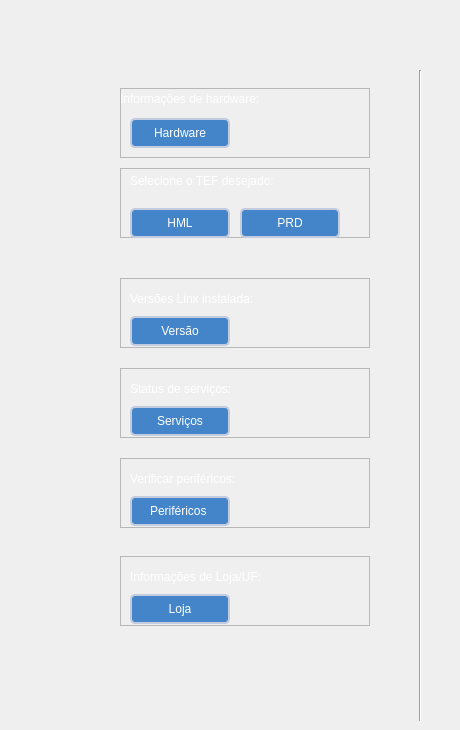
  <widget class="QWidget" name="page_2_linx">
   <widget class="QFrame" name="frame">
    <property name="geometry">
     <rect>
      <x>120</x>
      <y>88</y>
      <width>250</width>
      <height>70</height>
     </rect>
    </property>
    <property name="minimumSize">
     <size>
      <width>250</width>
      <height>50</height>
     </size>
    </property>
    <property name="maximumSize">
     <size>
      <width>250</width>
      <height>70</height>
     </size>
    </property>
    <property name="sizeIncrement">
     <size>
      <width>250</width>
      <height>70</height>
     </size>
    </property>
    <property name="frameShape">
     <enum>QFrame::StyledPanel</enum>
    </property>
    <property name="frameShadow">
     <enum>QFrame::Raised</enum>
    </property>
    <widget class="QLabel" name="label_hardware_2">
     <property name="geometry">
      <rect>
       <x>0</x>
       <y>0</y>
       <width>230</width>
       <height>22</height>
      </rect>
     </property>
     <property name="styleSheet">
      <string notr="true">font: 700 14pt &quot;Segoe UI&quot;;
color: rgb(255, 255, 255);</string>
     </property>
     <property name="text">
      <string>Informações de hardware:</string>
     </property>
    </widget>
    <widget class="QPushButton" name="btn_hardware_2">
     <property name="enabled">
      <bool>true</bool>
     </property>
     <property name="geometry">
      <rect>
       <x>10</x>
       <y>30</y>
       <width>100</width>
       <height>30</height>
      </rect>
     </property>
     <property name="minimumSize">
      <size>
       <width>100</width>
       <height>30</height>
      </size>
     </property>
     <property name="maximumSize">
      <size>
       <width>100</width>
       <height>30</height>
      </size>
     </property>
     <property name="styleSheet">
      <string notr="true">QPushButton {
	background-color: rgb(67, 133, 200);
	border: 2px solid #c3ccdf;
	color: rgb(255, 255, 255);
	border-radius: 5px;
}
QPushButton:hover {
	background-color: rgb(85, 170, 255);
}
QPushButton:pressed {
	background-color: rgb(0, 0, 0);
}</string>
     </property>
     <property name="text">
      <string>Hardware</string>
     </property>
     <property name="icon">
      <iconset>
       <normaloff>../images/icons/hard-drive.svg</normaloff>../images/icons/hard-drive.svg</iconset>
     </property>
     <property name="iconSize">
      <size>
       <width>20</width>
       <height>18</height>
      </size>
     </property>
    </widget>
   </widget>
   <widget class="QFrame" name="frame_7">
    <property name="geometry">
     <rect>
      <x>120</x>
      <y>168</y>
      <width>250</width>
      <height>70</height>
     </rect>
    </property>
    <property name="minimumSize">
     <size>
      <width>250</width>
      <height>70</height>
     </size>
    </property>
    <property name="maximumSize">
     <size>
      <width>250</width>
      <height>70</height>
     </size>
    </property>
    <property name="frameShape">
     <enum>QFrame::StyledPanel</enum>
    </property>
    <property name="frameShadow">
     <enum>QFrame::Raised</enum>
    </property>
    <widget class="QLabel" name="label_tef_2">
     <property name="geometry">
      <rect>
       <x>10</x>
       <y>0</y>
       <width>241</width>
       <height>26</height>
      </rect>
     </property>
     <property name="styleSheet">
      <string notr="true">font: 700 14pt &quot;Segoe UI&quot;;
color: rgb(255, 255, 255);</string>
     </property>
     <property name="text">
      <string>Selecione o TEF desejado:</string>
     </property>
    </widget>
    <widget class="QPushButton" name="btn_prd_2">
     <property name="geometry">
      <rect>
       <x>120</x>
       <y>40</y>
       <width>100</width>
       <height>30</height>
      </rect>
     </property>
     <property name="minimumSize">
      <size>
       <width>100</width>
       <height>30</height>
      </size>
     </property>
     <property name="maximumSize">
      <size>
       <width>100</width>
       <height>30</height>
      </size>
     </property>
     <property name="styleSheet">
      <string notr="true">QPushButton {
	background-color: rgb(67, 133, 200);
	border: 2px solid #c3ccdf;
	color: rgb(255, 255, 255);
	border-radius: 5px;
}
QPushButton:hover {
	background-color: rgb(85, 170, 255);
}
QPushButton:pressed {
	background-color: rgb(0, 0, 0);
}</string>
     </property>
     <property name="text">
      <string>PRD</string>
     </property>
     <property name="icon">
      <iconset>
       <normaloff>../images/icons/Lane3000.png</normaloff>../images/icons/Lane3000.png</iconset>
     </property>
     <property name="iconSize">
      <size>
       <width>27</width>
       <height>29</height>
      </size>
     </property>
    </widget>
    <widget class="QPushButton" name="btn_hml_2">
     <property name="geometry">
      <rect>
       <x>10</x>
       <y>40</y>
       <width>100</width>
       <height>30</height>
      </rect>
     </property>
     <property name="minimumSize">
      <size>
       <width>100</width>
       <height>30</height>
      </size>
     </property>
     <property name="maximumSize">
      <size>
       <width>100</width>
       <height>30</height>
      </size>
     </property>
     <property name="styleSheet">
      <string notr="true">QPushButton {
	background-color: rgb(67, 133, 200);
	border: 2px solid #c3ccdf;
	color: rgb(255, 255, 255);
	border-radius: 5px;
}
QPushButton:hover {
	background-color: rgb(85, 170, 255);
}
QPushButton:pressed {
	background-color: rgb(0, 0, 0);
}</string>
     </property>
     <property name="text">
      <string>HML</string>
     </property>
     <property name="icon">
      <iconset>
       <normaloff>../images/icons/Lane3000.png</normaloff>../images/icons/Lane3000.png</iconset>
     </property>
     <property name="iconSize">
      <size>
       <width>27</width>
       <height>29</height>
      </size>
     </property>
    </widget>
   </widget>
   <widget class="QFrame" name="frame_8">
    <property name="geometry">
     <rect>
      <x>120</x>
      <y>278</y>
      <width>250</width>
      <height>70</height>
     </rect>
    </property>
    <property name="minimumSize">
     <size>
      <width>250</width>
      <height>70</height>
     </size>
    </property>
    <property name="maximumSize">
     <size>
      <width>250</width>
      <height>70</height>
     </size>
    </property>
    <property name="frameShape">
     <enum>QFrame::StyledPanel</enum>
    </property>
    <property name="frameShadow">
     <enum>QFrame::Raised</enum>
    </property>
    <widget class="QLabel" name="label_version_2">
     <property name="geometry">
      <rect>
       <x>10</x>
       <y>10</y>
       <width>230</width>
       <height>22</height>
      </rect>
     </property>
     <property name="styleSheet">
      <string notr="true">font: 700 14pt &quot;Segoe UI&quot;;
color: rgb(255, 255, 255);</string>
     </property>
     <property name="text">
      <string>Versões Linx instalada:</string>
     </property>
    </widget>
    <widget class="QPushButton" name="btn_version_2">
     <property name="geometry">
      <rect>
       <x>10</x>
       <y>38</y>
       <width>100</width>
       <height>30</height>
      </rect>
     </property>
     <property name="minimumSize">
      <size>
       <width>100</width>
       <height>30</height>
      </size>
     </property>
     <property name="maximumSize">
      <size>
       <width>100</width>
       <height>30</height>
      </size>
     </property>
     <property name="styleSheet">
      <string notr="true">QPushButton {
	background-color: rgb(67, 133, 200);
	border: 2px solid #c3ccdf;
	color: rgb(255, 255, 255);
	border-radius: 5px;
}
QPushButton:hover {
	background-color: rgb(85, 170, 255);
}
QPushButton:pressed {
	background-color: rgb(0, 0, 0);
}</string>
     </property>
     <property name="text">
      <string>Versão</string>
     </property>
     <property name="icon">
      <iconset>
       <normaloff>linx.png</normaloff>linx.png</iconset>
     </property>
     <property name="iconSize">
      <size>
       <width>38</width>
       <height>25</height>
      </size>
     </property>
    </widget>
   </widget>
   <widget class="QFrame" name="frame_9">
    <property name="geometry">
     <rect>
      <x>120</x>
      <y>368</y>
      <width>250</width>
      <height>70</height>
     </rect>
    </property>
    <property name="minimumSize">
     <size>
      <width>250</width>
      <height>70</height>
     </size>
    </property>
    <property name="maximumSize">
     <size>
      <width>250</width>
      <height>70</height>
     </size>
    </property>
    <property name="frameShape">
     <enum>QFrame::StyledPanel</enum>
    </property>
    <property name="frameShadow">
     <enum>QFrame::Raised</enum>
    </property>
    <widget class="QLabel" name="label_servicos_2">
     <property name="geometry">
      <rect>
       <x>10</x>
       <y>10</y>
       <width>230</width>
       <height>22</height>
      </rect>
     </property>
     <property name="styleSheet">
      <string notr="true">font: 700 14pt &quot;Segoe UI&quot;;
color: rgb(255, 255, 255);</string>
     </property>
     <property name="text">
      <string>Status de serviços:</string>
     </property>
    </widget>
    <widget class="QPushButton" name="btn_servicos_2">
     <property name="geometry">
      <rect>
       <x>10</x>
       <y>38</y>
       <width>100</width>
       <height>30</height>
      </rect>
     </property>
     <property name="minimumSize">
      <size>
       <width>100</width>
       <height>30</height>
      </size>
     </property>
     <property name="maximumSize">
      <size>
       <width>100</width>
       <height>30</height>
      </size>
     </property>
     <property name="styleSheet">
      <string notr="true">QPushButton {
	background-color: rgb(67, 133, 200);
	border: 2px solid #c3ccdf;
	color: rgb(255, 255, 255);
	border-radius: 5px;
}
QPushButton:hover {
	background-color: rgb(85, 170, 255);
}
QPushButton:pressed {
	background-color: rgb(0, 0, 0);
}</string>
     </property>
     <property name="text">
      <string>Serviços</string>
     </property>
     <property name="icon">
      <iconset>
       <normaloff>../images/icons/cpu.svg</normaloff>../images/icons/cpu.svg</iconset>
     </property>
    </widget>
   </widget>
   <widget class="QFrame" name="frame_10">
    <property name="geometry">
     <rect>
      <x>120</x>
      <y>458</y>
      <width>250</width>
      <height>70</height>
     </rect>
    </property>
    <property name="minimumSize">
     <size>
      <width>250</width>
      <height>70</height>
     </size>
    </property>
    <property name="maximumSize">
     <size>
      <width>250</width>
      <height>70</height>
     </size>
    </property>
    <property name="frameShape">
     <enum>QFrame::StyledPanel</enum>
    </property>
    <property name="frameShadow">
     <enum>QFrame::Raised</enum>
    </property>
    <widget class="QLabel" name="label_perifericos_2">
     <property name="geometry">
      <rect>
       <x>10</x>
       <y>10</y>
       <width>230</width>
       <height>22</height>
      </rect>
     </property>
     <property name="styleSheet">
      <string notr="true">font: 700 14pt &quot;Segoe UI&quot;;
color: rgb(255, 255, 255);</string>
     </property>
     <property name="text">
      <string>Verificar periféricos:</string>
     </property>
    </widget>
    <widget class="QPushButton" name="btn_perifericos_2">
     <property name="geometry">
      <rect>
       <x>10</x>
       <y>38</y>
       <width>100</width>
       <height>30</height>
      </rect>
     </property>
     <property name="minimumSize">
      <size>
       <width>100</width>
       <height>30</height>
      </size>
     </property>
     <property name="maximumSize">
      <size>
       <width>100</width>
       <height>30</height>
      </size>
     </property>
     <property name="styleSheet">
      <string notr="true">QPushButton {
	background-color: rgb(67, 133, 200);
	border: 2px solid #c3ccdf;
	color: rgb(255, 255, 255);
	border-radius: 5px;
}
QPushButton:hover {
	background-color: rgb(85, 170, 255);
}
QPushButton:pressed {
	background-color: rgb(0, 0, 0);
}</string>
     </property>
     <property name="text">
      <string>Periféricos </string>
     </property>
     <property name="icon">
      <iconset>
       <normaloff>../images/icons/printer.svg</normaloff>../images/icons/printer.svg</iconset>
     </property>
    </widget>
   </widget>
   <widget class="QFrame" name="frame_12">
    <property name="geometry">
     <rect>
      <x>120</x>
      <y>556</y>
      <width>250</width>
      <height>70</height>
     </rect>
    </property>
    <property name="minimumSize">
     <size>
      <width>250</width>
      <height>70</height>
     </size>
    </property>
    <property name="maximumSize">
     <size>
      <width>250</width>
      <height>70</height>
     </size>
    </property>
    <property name="frameShape">
     <enum>QFrame::StyledPanel</enum>
    </property>
    <property name="frameShadow">
     <enum>QFrame::Raised</enum>
    </property>
    <widget class="QLabel" name="label_loja_2">
     <property name="geometry">
      <rect>
       <x>10</x>
       <y>10</y>
       <width>230</width>
       <height>22</height>
      </rect>
     </property>
     <property name="styleSheet">
      <string notr="true">font: 700 14pt &quot;Segoe UI&quot;;
color: rgb(255, 255, 255);</string>
     </property>
     <property name="text">
      <string>Informações de Loja/UF:</string>
     </property>
    </widget>
    <widget class="QPushButton" name="btn_loja_2">
     <property name="geometry">
      <rect>
       <x>10</x>
       <y>38</y>
       <width>100</width>
       <height>30</height>
      </rect>
     </property>
     <property name="minimumSize">
      <size>
       <width>100</width>
       <height>30</height>
      </size>
     </property>
     <property name="maximumSize">
      <size>
       <width>100</width>
       <height>30</height>
      </size>
     </property>
     <property name="styleSheet">
      <string notr="true">QPushButton {
	background-color: rgb(67, 133, 200);
	border: 2px solid #c3ccdf;
	color: rgb(255, 255, 255);
	border-radius: 5px;
}
QPushButton:hover {
	background-color: rgb(85, 170, 255);
}
QPushButton:pressed {
	background-color: rgb(0, 0, 0);
}</string>
     </property>
     <property name="text">
      <string>Loja</string>
     </property>
     <property name="icon">
      <iconset>
       <normaloff>../images/icons/shopping-bag.svg</normaloff>../images/icons/shopping-bag.svg</iconset>
     </property>
    </widget>
   </widget>
   <widget class="Line" name="line_2">
    <property name="geometry">
     <rect>
      <x>410</x>
      <y>70</y>
      <width>20</width>
      <height>651</height>
     </rect>
    </property>
    <property name="styleSheet">
     <string notr="true">rgb:(255, 255, 255)</string>
    </property>
    <property name="orientation">
     <enum>Qt::Vertical</enum>
    </property>
   </widget>
   <widget class="QLabel" name="label_2">
    <property name="geometry">
     <rect>
      <x>390</x>
      <y>10</y>
      <width>61</width>
      <height>61</height>
     </rect>
    </property>
    <property name="text">
     <string/>
    </property>
    <property name="pixmap">
     <pixmap>linx.png</pixmap>
    </property>
    <property name="scaledContents">
     <bool>true</bool>
    </property>
   </widget>
  </widget>
